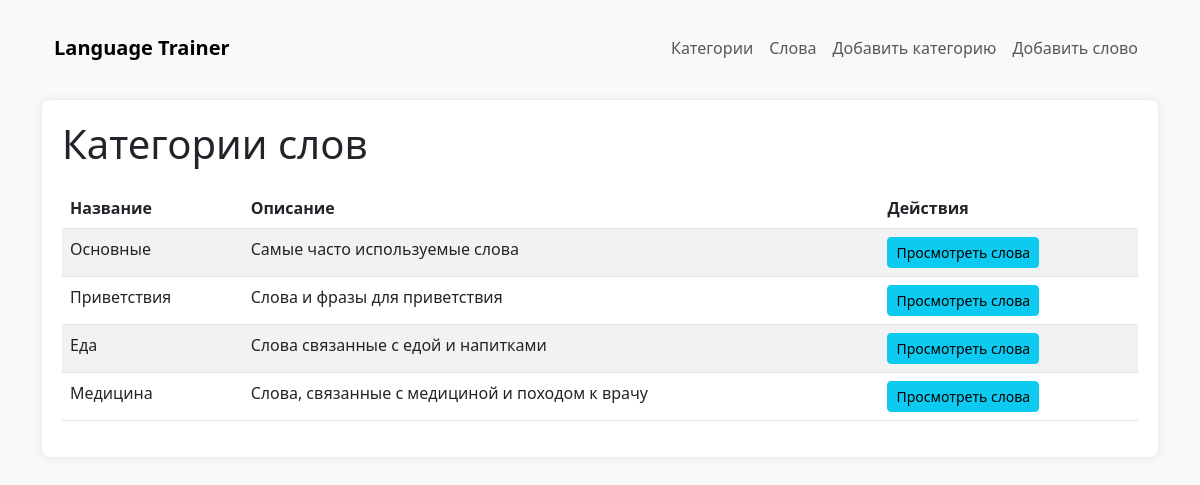
The page /categories/ on the database as committed earlier.
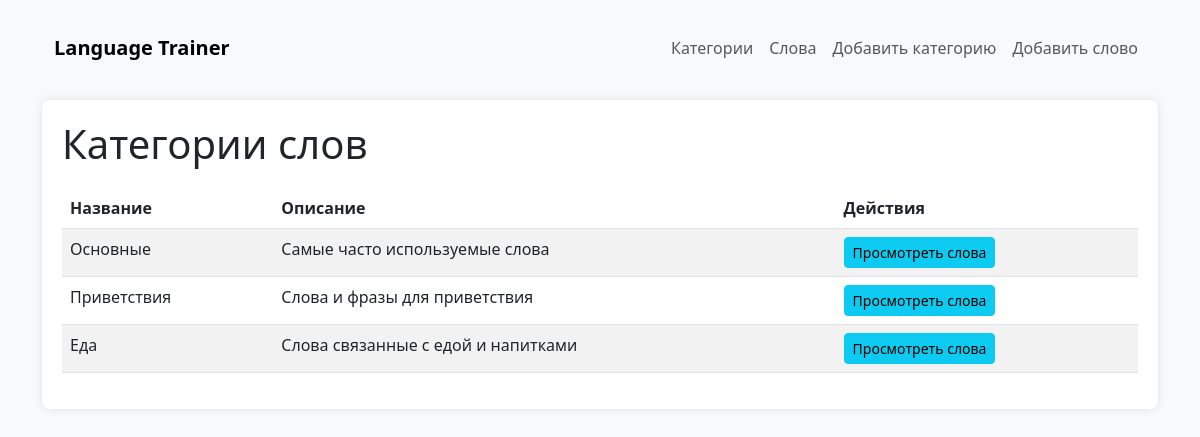
The same page on the database as committed later.
### words/models.py (models this page shows, shortened)
class Category(models.Model):
    name = models.CharField(
        max_length=100,
        unique=True,
        verbose_name="Название категории",
        validators=[
            MinLengthValidator(2, "Название категории должно содержать минимум 2 символа"),
            RegexValidator(
                regex='^[a-zA-Zа-яА-Я0-9 ]+$',
                message='Название категории может содержать только буквы и цифры'
            )
        ]
    )
    description = models.TextField(blank=True, verbose_name="Описание")
    class Meta:
        verbose_name = "Категория"
        verbose_name_plural = "Категории"

### words/views.py (the view)
# urls.py: path('categories/', views.category_list, name='category_list'),
def category_list(request):
    categories = Category.objects.all()
    return render(request, 'words/category_list.html', {'categories': categories})

### words/templates/words/category_list.html (shortened to what this page needs)
{% extends "words/base.html" %}
{% block content %}
<h1>Категории слов</h1>
<div class="table-container">
    <table class="table table-striped">
        <thead>
            <tr>
                <th>Название</th>
                <th>Описание</th>
                <th>Действия</th>
            </tr>
        </thead>
        <tbody>
            {% for category in categories %}
            <tr>
                <td>{{ category.name }}</td>
                <td>{{ category.description|default:"-"|truncatechars:50 }}</td>
                <td>
                    <a href="{% url 'words_by_category' category.id %}" class="btn btn-sm btn-info">Просмотреть слова</a>
                </td>
            </tr>
            {% empty %}
            <tr>
                <td colspan="3">Категории не найдены. <a href="{% url 'add_category' %}">Добавить категорию</a></td>
            </tr>
            {% endfor %}
        </tbody>
    </table>
</div>
{% endblock %}

Rows that differ between the two databases and show on the page:
removed Category: name "Медицина", description "Слова, связанные с медициной и походом к врачу"
